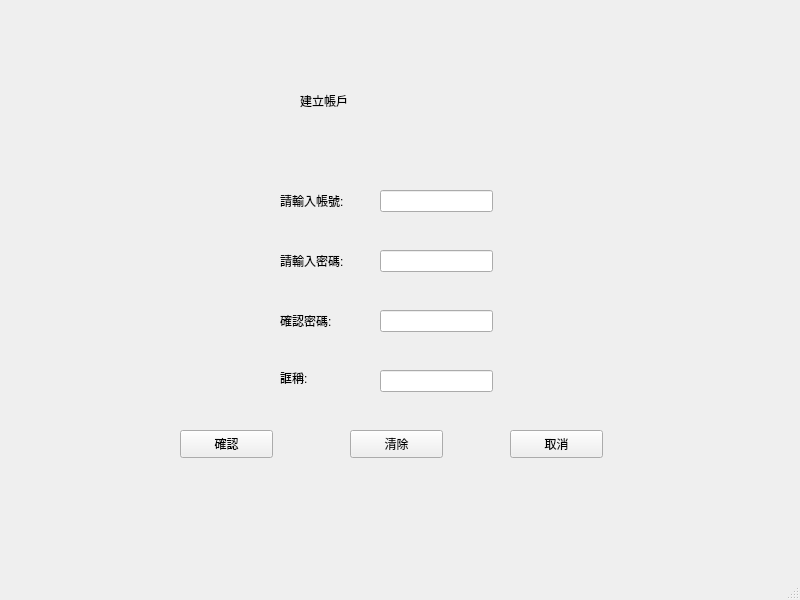
<?xml version="1.0" encoding="UTF-8"?>
<ui version="4.0">
 <class>create_accountWindow</class>
 <widget class="QMainWindow" name="create_accountWindow">
  <property name="geometry">
   <rect>
    <x>0</x>
    <y>0</y>
    <width>800</width>
    <height>600</height>
   </rect>
  </property>
  <property name="windowTitle">
   <string>MainWindow</string>
  </property>
  <widget class="QWidget" name="centralwidget">
   <widget class="QLabel" name="label">
    <property name="geometry">
     <rect>
      <x>300</x>
      <y>40</y>
      <width>221</width>
      <height>121</height>
     </rect>
    </property>
    <property name="text">
     <string>建立帳戶</string>
    </property>
   </widget>
   <widget class="QLabel" name="label_2">
    <property name="geometry">
     <rect>
      <x>280</x>
      <y>180</y>
      <width>101</width>
      <height>41</height>
     </rect>
    </property>
    <property name="text">
     <string>請輸入帳號:</string>
    </property>
   </widget>
   <widget class="QLabel" name="label_3">
    <property name="geometry">
     <rect>
      <x>280</x>
      <y>240</y>
      <width>101</width>
      <height>41</height>
     </rect>
    </property>
    <property name="text">
     <string>請輸入密碼:</string>
    </property>
   </widget>
   <widget class="QLabel" name="label_4">
    <property name="geometry">
     <rect>
      <x>280</x>
      <y>300</y>
      <width>91</width>
      <height>41</height>
     </rect>
    </property>
    <property name="text">
     <string>確認密碼:</string>
    </property>
   </widget>
   <widget class="QLabel" name="label_5">
    <property name="geometry">
     <rect>
      <x>280</x>
      <y>370</y>
      <width>58</width>
      <height>15</height>
     </rect>
    </property>
    <property name="text">
     <string>誆稱:</string>
    </property>
   </widget>
   <widget class="QLineEdit" name="lineEdit">
    <property name="geometry">
     <rect>
      <x>380</x>
      <y>190</y>
      <width>113</width>
      <height>22</height>
     </rect>
    </property>
   </widget>
   <widget class="QLineEdit" name="lineEdit_2">
    <property name="geometry">
     <rect>
      <x>380</x>
      <y>250</y>
      <width>113</width>
      <height>22</height>
     </rect>
    </property>
   </widget>
   <widget class="QLineEdit" name="lineEdit_3">
    <property name="geometry">
     <rect>
      <x>380</x>
      <y>310</y>
      <width>113</width>
      <height>22</height>
     </rect>
    </property>
   </widget>
   <widget class="QLineEdit" name="lineEdit_4">
    <property name="geometry">
     <rect>
      <x>380</x>
      <y>370</y>
      <width>113</width>
      <height>22</height>
     </rect>
    </property>
   </widget>
   <widget class="QPushButton" name="pushButton">
    <property name="geometry">
     <rect>
      <x>180</x>
      <y>430</y>
      <width>93</width>
      <height>28</height>
     </rect>
    </property>
    <property name="text">
     <string>確認</string>
    </property>
   </widget>
   <widget class="QPushButton" name="pushButton_2">
    <property name="geometry">
     <rect>
      <x>510</x>
      <y>430</y>
      <width>93</width>
      <height>28</height>
     </rect>
    </property>
    <property name="text">
     <string>取消</string>
    </property>
   </widget>
   <widget class="QPushButton" name="pushButton_3">
    <property name="geometry">
     <rect>
      <x>350</x>
      <y>430</y>
      <width>93</width>
      <height>28</height>
     </rect>
    </property>
    <property name="text">
     <string>清除</string>
    </property>
   </widget>
  </widget>
  <widget class="QMenuBar" name="menubar">
   <property name="geometry">
    <rect>
     <x>0</x>
     <y>0</y>
     <width>800</width>
     <height>25</height>
    </rect>
   </property>
  </widget>
  <widget class="QStatusBar" name="statusbar"/>
 </widget>
 <resources/>
 <connections/>
</ui>
